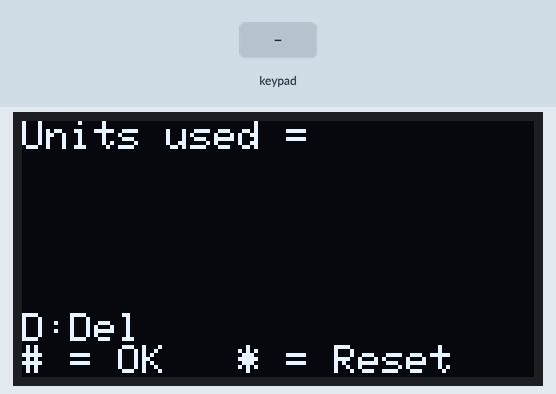
This sketch was run on a simulated ESP32. Shown: 128×64 one-colour display. The test bench sets the inputs (shaded band).

Above: at 1.2 s.
1.3 s: keypad keys 1 3 1 2 1 4 2 7 # pressed 0.4 s apart
At 5.8 s:
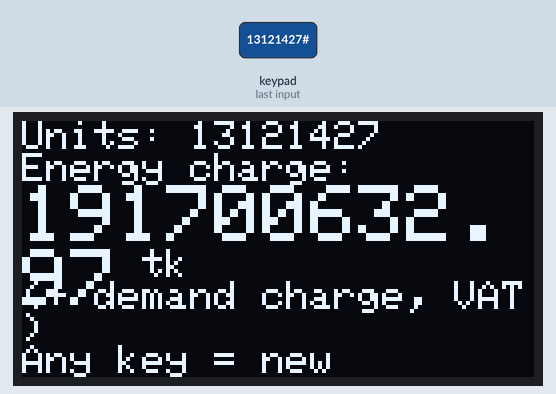
6.4 s: keypad keys 1 3 1 2 1 4 2 7 pressed 0.4 s apart
At 10.5 s:
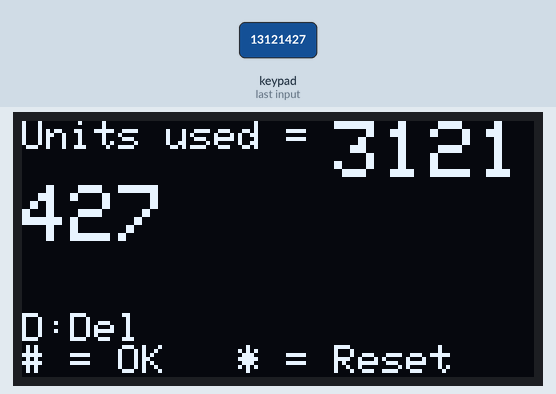
11.1 s: key '1' pressed
At 11.8 s:
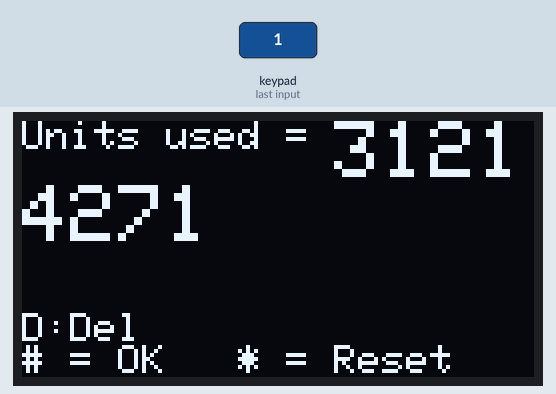
12.6 s: key 'C' pressed
At 13.0 s:
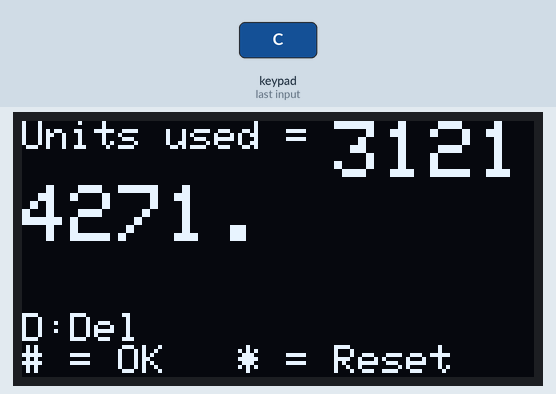
Timing chart, 0 to 15.1 s (numbered marks = the images above; inputs shaded):
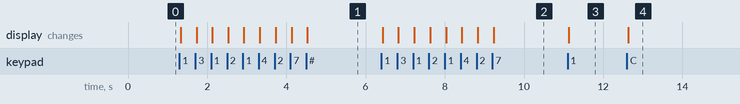

Measured:
- after the input at 1.3 s, the display: first changes at once (image 1 shows a later state)
- after the input at 6.4 s, the display: first changes at once (image 2 shows a later state)
- after the input at 11.1 s, the display: changes at once (image 3)
- after the input at 12.6 s, the display: changes at once (image 4)

The sketch:

C3_Electricity_Bill.ino
```cpp
#include <Wire.h>
#include <Adafruit_GFX.h>
#include <Adafruit_SSD1306.h>
#include <Keypad.h>

#define SCREEN_WIDTH 128
#define SCREEN_HEIGHT 64
Adafruit_SSD1306 display(SCREEN_WIDTH, SCREEN_HEIGHT, &Wire, -1);

const byte ROWS = 4;
const byte COLS = 4;
char keys[ROWS][COLS] = {
  {'1','2','3','A'},
  {'4','5','6','B'},
  {'7','8','9','C'},
  {'*','0','#','D'}
};
byte rowPins[ROWS] = {13, 12, 14, 27};
byte colPins[COLS] = {26, 25, 33, 32};
Keypad keypad = Keypad(makeKeymap(keys), rowPins, colPins, ROWS, COLS);

// CHALLENGE 3: Electricity bill with slabs
// The typing part is the same as the Quadratic Solver:
// B = minus, C = decimal point, D = delete, # = OK, * = reset
String currentInput = "";
double values[1];
const int NUM_VALUES = 1;
int stage = 1;   // 1..1 = typing a value, 2 = result

void setup() {
  Serial.begin(115200);
  if (!display.begin(SSD1306_SWITCHCAPVCC, 0x3C)) {
    Serial.println("OLED not found");
    while (true);
  }
  display.setTextColor(SSD1306_WHITE);
  showScreen();
}

void loop() {
  char key = keypad.getKey();
  if (!key) return;

  if (key == '*' || stage > NUM_VALUES) {   // * clears; any key after a result too
    currentInput = "";
    stage = 1;
    showScreen();
    return;
  }
  if (key >= '0' && key <= '9') {
    if (currentInput.length() < 8) currentInput += key;
  }
  else if (key == 'B') {
    if (currentInput.length() == 0) currentInput = "-";
  }
  else if (key == 'C') {
    if (currentInput.indexOf('.') == -1) currentInput += '.';
  }
  else if (key == 'D') {
    if (currentInput.length() > 0) currentInput.remove(currentInput.length() - 1);
  }
  else if (key == '#') {
    values[stage - 1] = currentInput.toDouble();
    currentInput = "";
    stage++;
  }
  showScreen();
}

void showScreen() {
  display.clearDisplay();
  display.setTextSize(1);
  display.setCursor(0, 0);
  if (stage <= NUM_VALUES) {
    if (stage == 1) display.print("Units used = ");
    display.setTextSize(2);
    display.println(currentInput);
    display.setTextSize(1);
    display.setCursor(0, 48);
    display.println("D:Del");
    display.println("# = OK   * = Reset");
  } else {
    showResult();
  }
  display.display();
}

void showResult() {
  // EXAMPLE slab rates in taka per unit. Copy the real ones from your
  // family's electricity bill - they change from time to time!
  // Slab:           1-75   76-200  201-300  301-400  401-600  600+
  double limits[] = {75,    200,    300,     400,     600,     1e9};
  double rates[]  = {5.26,  7.20,   7.59,    7.95,    12.51,   14.61};

  double units = values[0];
  double bill = 0;
  double previousLimit = 0;
  for (int i = 0; i < 6; i++) {
    if (units > previousLimit) {
      double inThisSlab = min(units, limits[i]) - previousLimit;   // units in this slab
      bill += inThisSlab * rates[i];
    }
    previousLimit = limits[i];
  }
  display.print("Units: ");
  display.println(units, 0);
  display.println("Energy charge:");
  display.setTextSize(2);
  display.print(bill, 2);
  display.setTextSize(1);
  display.println(" tk");
  display.println("(+ demand charge, VAT)");
  display.setCursor(0, 56);
  display.print("Any key = new");
}
```
